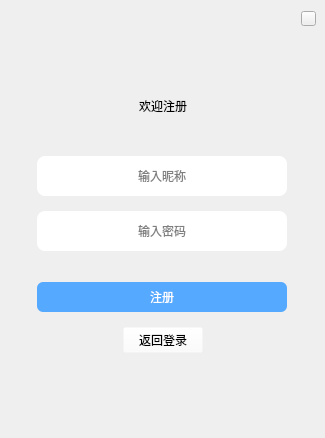
<?xml version="1.0" encoding="UTF-8"?>
<ui version="4.0">
 <class>Register</class>
 <widget class="QWidget" name="Register">
  <property name="geometry">
   <rect>
    <x>0</x>
    <y>0</y>
    <width>325</width>
    <height>438</height>
   </rect>
  </property>
  <property name="windowTitle">
   <string>Form</string>
  </property>
  <layout class="QGridLayout" name="gridLayout">
   <property name="leftMargin">
    <number>0</number>
   </property>
   <property name="topMargin">
    <number>0</number>
   </property>
   <property name="rightMargin">
    <number>0</number>
   </property>
   <property name="bottomMargin">
    <number>0</number>
   </property>
   <property name="spacing">
    <number>0</number>
   </property>
   <item row="0" column="0">
    <layout class="QVBoxLayout" name="verticalLayout">
     <property name="spacing">
      <number>15</number>
     </property>
     <item>
      <widget class="QWidget" name="widget" native="true">
       <layout class="QHBoxLayout" name="horizontalLayout_5">
        <item>
         <spacer name="horizontalSpacer_9">
          <property name="orientation">
           <enum>Qt::Horizontal</enum>
          </property>
          <property name="sizeHint" stdset="0">
           <size>
            <width>289</width>
            <height>20</height>
           </size>
          </property>
         </spacer>
        </item>
        <item>
         <widget class="QPushButton" name="pushButton_3">
          <property name="minimumSize">
           <size>
            <width>15</width>
            <height>15</height>
           </size>
          </property>
          <property name="maximumSize">
           <size>
            <width>15</width>
            <height>15</height>
           </size>
          </property>
          <property name="text">
           <string/>
          </property>
         </widget>
        </item>
       </layout>
      </widget>
     </item>
     <item>
      <spacer name="verticalSpacer">
       <property name="orientation">
        <enum>Qt::Vertical</enum>
       </property>
       <property name="sizeHint" stdset="0">
        <size>
         <width>308</width>
         <height>18</height>
        </size>
       </property>
      </spacer>
     </item>
     <item>
      <layout class="QHBoxLayout" name="horizontalLayout">
       <item>
        <spacer name="horizontalSpacer">
         <property name="orientation">
          <enum>Qt::Horizontal</enum>
         </property>
         <property name="sizeHint" stdset="0">
          <size>
           <width>40</width>
           <height>20</height>
          </size>
         </property>
        </spacer>
       </item>
       <item>
        <widget class="QLabel" name="label">
         <property name="minimumSize">
          <size>
           <width>70</width>
           <height>70</height>
          </size>
         </property>
         <property name="maximumSize">
          <size>
           <width>1000</width>
           <height>70</height>
          </size>
         </property>
         <property name="styleSheet">
          <string notr="true">background-color: rgba(255, 255, 255, 0);
font: 18pt &quot;Microsoft YaHei UI&quot;;
color: rgb(0, 0, 0);</string>
         </property>
         <property name="text">
          <string>欢迎注册</string>
         </property>
         <property name="alignment">
          <set>Qt::AlignCenter</set>
         </property>
        </widget>
       </item>
       <item>
        <spacer name="horizontalSpacer_2">
         <property name="orientation">
          <enum>Qt::Horizontal</enum>
         </property>
         <property name="sizeHint" stdset="0">
          <size>
           <width>40</width>
           <height>20</height>
          </size>
         </property>
        </spacer>
       </item>
      </layout>
     </item>
     <item>
      <layout class="QHBoxLayout" name="horizontalLayout_2">
       <item>
        <spacer name="horizontalSpacer_3">
         <property name="orientation">
          <enum>Qt::Horizontal</enum>
         </property>
         <property name="sizeHint" stdset="0">
          <size>
           <width>40</width>
           <height>20</height>
          </size>
         </property>
        </spacer>
       </item>
       <item>
        <widget class="QLineEdit" name="lineEdit">
         <property name="minimumSize">
          <size>
           <width>250</width>
           <height>40</height>
          </size>
         </property>
         <property name="styleSheet">
          <string notr="true">border-radius:8px;
background-color: rgb(255, 255, 255);
font: 16pt &quot;Microsoft YaHei UI&quot;;</string>
         </property>
         <property name="alignment">
          <set>Qt::AlignCenter</set>
         </property>
         <property name="placeholderText">
          <string>输入昵称</string>
         </property>
        </widget>
       </item>
       <item>
        <spacer name="horizontalSpacer_4">
         <property name="orientation">
          <enum>Qt::Horizontal</enum>
         </property>
         <property name="sizeHint" stdset="0">
          <size>
           <width>40</width>
           <height>20</height>
          </size>
         </property>
        </spacer>
       </item>
      </layout>
     </item>
     <item>
      <layout class="QHBoxLayout" name="horizontalLayout_3">
       <item>
        <spacer name="horizontalSpacer_5">
         <property name="orientation">
          <enum>Qt::Horizontal</enum>
         </property>
         <property name="sizeHint" stdset="0">
          <size>
           <width>40</width>
           <height>20</height>
          </size>
         </property>
        </spacer>
       </item>
       <item>
        <widget class="QLineEdit" name="lineEdit_2">
         <property name="minimumSize">
          <size>
           <width>250</width>
           <height>40</height>
          </size>
         </property>
         <property name="styleSheet">
          <string notr="true">border-radius:8px;
background-color: rgb(255, 255, 255);
font: 16pt &quot;Microsoft YaHei UI&quot;;</string>
         </property>
         <property name="text">
          <string/>
         </property>
         <property name="echoMode">
          <enum>QLineEdit::Password</enum>
         </property>
         <property name="alignment">
          <set>Qt::AlignCenter</set>
         </property>
         <property name="placeholderText">
          <string>输入密码</string>
         </property>
        </widget>
       </item>
       <item>
        <spacer name="horizontalSpacer_6">
         <property name="orientation">
          <enum>Qt::Horizontal</enum>
         </property>
         <property name="sizeHint" stdset="0">
          <size>
           <width>40</width>
           <height>20</height>
          </size>
         </property>
        </spacer>
       </item>
      </layout>
     </item>
     <item>
      <spacer name="verticalSpacer_3">
       <property name="orientation">
        <enum>Qt::Vertical</enum>
       </property>
       <property name="sizeHint" stdset="0">
        <size>
         <width>308</width>
         <height>13</height>
        </size>
       </property>
      </spacer>
     </item>
     <item>
      <layout class="QHBoxLayout" name="horizontalLayout_4">
       <item>
        <spacer name="horizontalSpacer_7">
         <property name="orientation">
          <enum>Qt::Horizontal</enum>
         </property>
         <property name="sizeHint" stdset="0">
          <size>
           <width>40</width>
           <height>20</height>
          </size>
         </property>
        </spacer>
       </item>
       <item>
        <widget class="QPushButton" name="pushButton">
         <property name="minimumSize">
          <size>
           <width>250</width>
           <height>30</height>
          </size>
         </property>
         <property name="maximumSize">
          <size>
           <width>200</width>
           <height>30</height>
          </size>
         </property>
         <property name="styleSheet">
          <string notr="true">background-color: rgb(85, 170, 255);
font: 14pt &quot;Microsoft YaHei UI&quot;;
color: rgb(255, 255, 255);
border-radius:6px;</string>
         </property>
         <property name="text">
          <string>注册</string>
         </property>
        </widget>
       </item>
       <item>
        <spacer name="horizontalSpacer_8">
         <property name="orientation">
          <enum>Qt::Horizontal</enum>
         </property>
         <property name="sizeHint" stdset="0">
          <size>
           <width>40</width>
           <height>20</height>
          </size>
         </property>
        </spacer>
       </item>
      </layout>
     </item>
     <item>
      <layout class="QHBoxLayout" name="horizontalLayout_7">
       <item>
        <spacer name="horizontalSpacer_12">
         <property name="orientation">
          <enum>Qt::Horizontal</enum>
         </property>
         <property name="sizeHint" stdset="0">
          <size>
           <width>40</width>
           <height>20</height>
          </size>
         </property>
        </spacer>
       </item>
       <item>
        <widget class="QPushButton" name="pushButton_2">
         <property name="styleSheet">
          <string notr="true">background-color: rgba(255, 255, 255, 0);</string>
         </property>
         <property name="text">
          <string>返回登录</string>
         </property>
        </widget>
       </item>
       <item>
        <spacer name="horizontalSpacer_13">
         <property name="orientation">
          <enum>Qt::Horizontal</enum>
         </property>
         <property name="sizeHint" stdset="0">
          <size>
           <width>40</width>
           <height>20</height>
          </size>
         </property>
        </spacer>
       </item>
      </layout>
     </item>
     <item>
      <spacer name="verticalSpacer_2">
       <property name="orientation">
        <enum>Qt::Vertical</enum>
       </property>
       <property name="sizeHint" stdset="0">
        <size>
         <width>20</width>
         <height>85</height>
        </size>
       </property>
      </spacer>
     </item>
    </layout>
   </item>
  </layout>
 </widget>
 <resources/>
 <connections/>
</ui>
